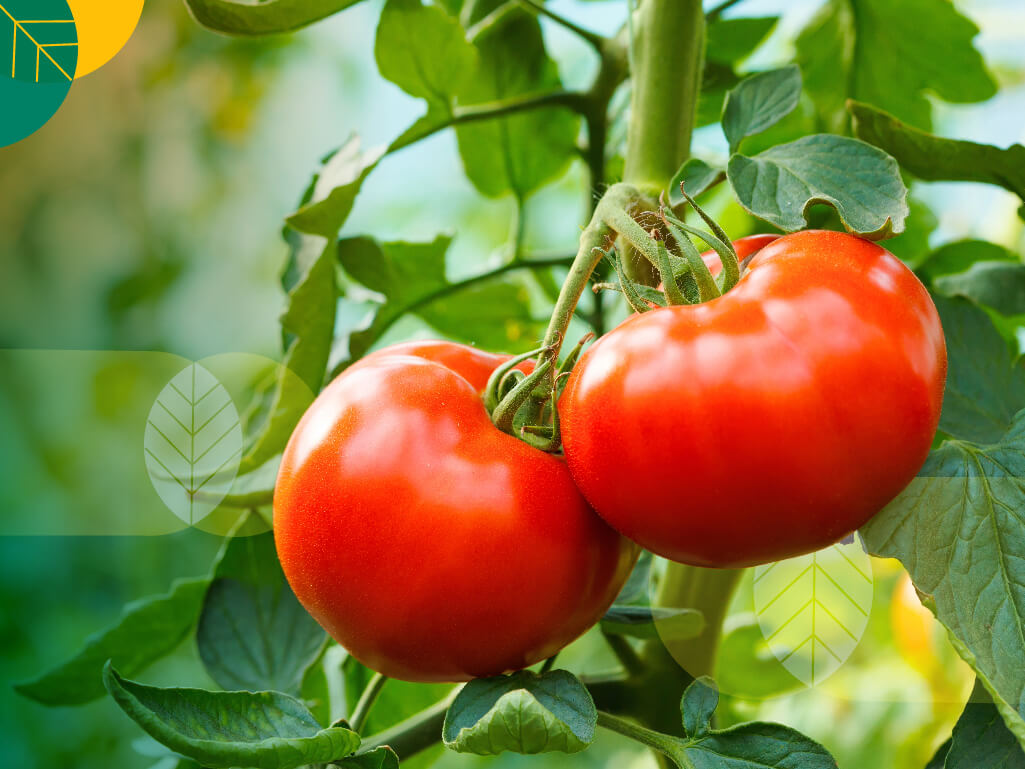
#> input picture Beranda_tomat.jpeg, 1025 x 769 px
$ python -i tomato.py   (imports and definitions only)
#> lines starting #> are read from the running program, lines starting #| are printed output that depends on the picture; after the words box and inside, x2 and y2 are one past the last pixel; in counts of white or black regions, pixels touching at a corner belong together
#> further down, picture is the input picture: PIL image 1025x769 RGB; mean R, G, B 127.9, 125.5, 61.5
# -*- coding: utf-8 -*-
"""tomato.py

Automatically generated by Colab.

Original file is located at
    https://colab.research.google.com/drive/1yfhPV7nWzlKu0Y67nLN3MbjoKUTKY1ba
"""

# tomato_gate.py
import numpy as np, cv2
from PIL import Image

# --- Mask LAB: stabil ke bayangan; tangkap hijau–kuning–cokelat daun ---
def _leaf_mask_lab(img_rgb,
                   L_min=25, L_max=245,
                   a_green_max=-5, a_brown_min=12, b_yellow_min=10):
#> called with L_min = 25, L_max = 245, a_green_max = -5, a_brown_min = 12, b_yellow_min = 10
    lab = cv2.cvtColor(img_rgb, cv2.COLOR_RGB2LAB)
#> lab: shape (769, 1025, 3); mean of channels 0, 1, 2 137.4, 120.7, 164.1
    L,A,B = lab[...,0], lab[...,1], lab[...,2]
    a = A.astype(np.int16) - 128
    b = B.astype(np.int16) - 128
    green  = (a <= a_green_max) & (L >= L_min) & (L <= L_max)
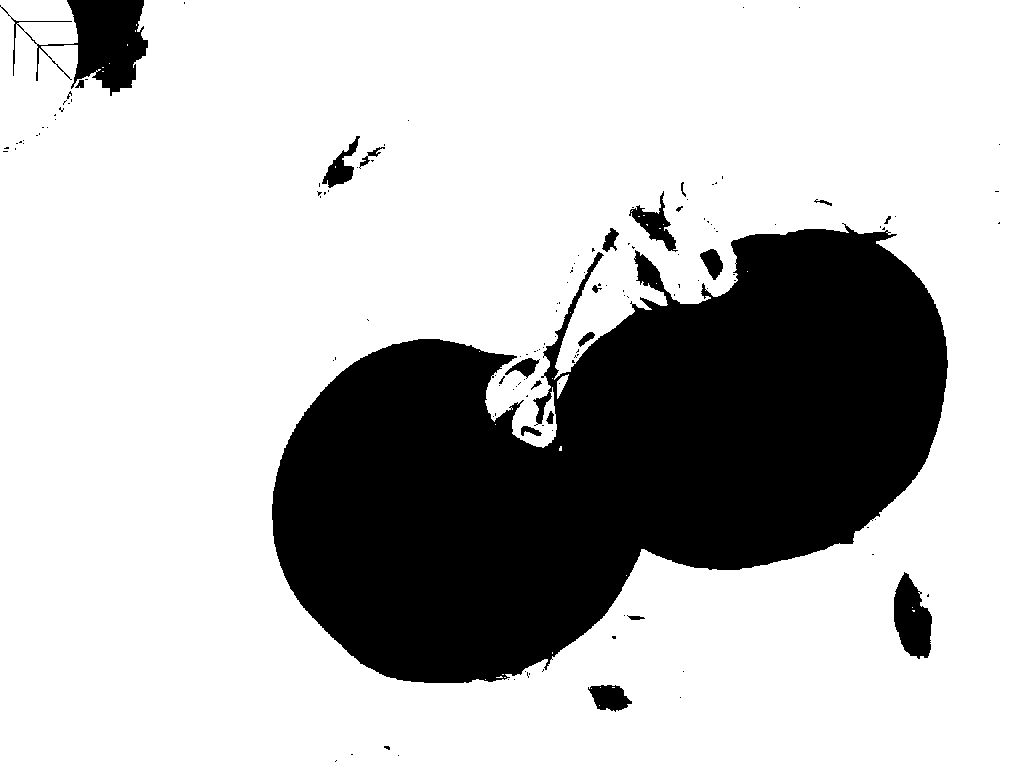
#> green: shape (769, 1025) bool; 74.7% white; 139 black regions (118 under 20 px), largest, box (x1, y1, x2, y2) and area: (272, 223, 948, 683) 186759, (0, 0, 148, 96) 5854, (894, 572, 932, 659) 2219
    yellow = (a >  a_green_max) & (a < a_brown_min) & (b >= b_yellow_min) & (L >= L_min) & (L <= L_max)
#> yellow: shape (769, 1025) bool; 2.1% white; 358 white regions (300 under 20 px), largest, box (x1, y1, x2, y2) and area: (0, 0, 148, 96) 5710, (894, 572, 932, 659) 2203, (533, 252, 604, 451) 1153
    brown  = (a >= a_brown_min) & (b >= b_yellow_min) & (L >= L_min)
#> brown: shape (769, 1025) bool; 22.2% white; 121 white regions (106 under 20 px), largest, box (x1, y1, x2, y2) and area: (273, 229, 947, 682) 173764, (511, 359, 536, 376) 241, (706, 258, 722, 276) 192
    m = (green | yellow | brown).astype(np.uint8)
#> m: shape (769, 1025); values 0 (black) and 1 (white), 99% white; 100 black regions (79 under 20 px), largest, box (x1, y1, x2, y2) and area: (298, 354, 424, 462) 2932, (583, 333, 622, 389) 882, (588, 685, 632, 712) 790
    m = cv2.morphologyEx(m, cv2.MORPH_OPEN,  np.ones((5,5), np.uint8))
#> m: shape (769, 1025); values 0 (black) and 1 (white), 99% white; 80 black regions (60 under 20 px), largest, box (x1, y1, x2, y2) and area: (298, 339, 438, 462) 3284, (583, 333, 622, 389) 921, (326, 136, 385, 188) 903
    m = cv2.morphologyEx(m, cv2.MORPH_CLOSE, np.ones((7,7), np.uint8))
#> m: shape (769, 1025); values 0 (black) and 1 (white), 99.2% white; 12 black regions, largest, box (x1, y1, x2, y2) and area: (299, 355, 416, 457) 2917, (584, 336, 616, 384) 843, (591, 685, 628, 711) 785
    m = cv2.dilate(m, np.ones((3,3), np.uint8), 1)
#> m: shape (769, 1025); values 0 (black) and 1 (white), 99.4% white; 12 black regions, largest, box (x1, y1, x2, y2) and area: (300, 356, 415, 456) 2479, (585, 337, 615, 383) 681, (592, 686, 627, 710) 663
    return m

# --- (opsional) Mask HSV: longgar; bisa digabung ke union jika perlu ---
def _leaf_mask_hsv(img_rgb):
    hsv = cv2.cvtColor(img_rgb, cv2.COLOR_RGB2HSV)
#> hsv: shape (769, 1025, 3); mean H, S, V 39.5, 170.7, 157.9
    H,S,V = hsv[...,0], hsv[...,1], hsv[...,2]
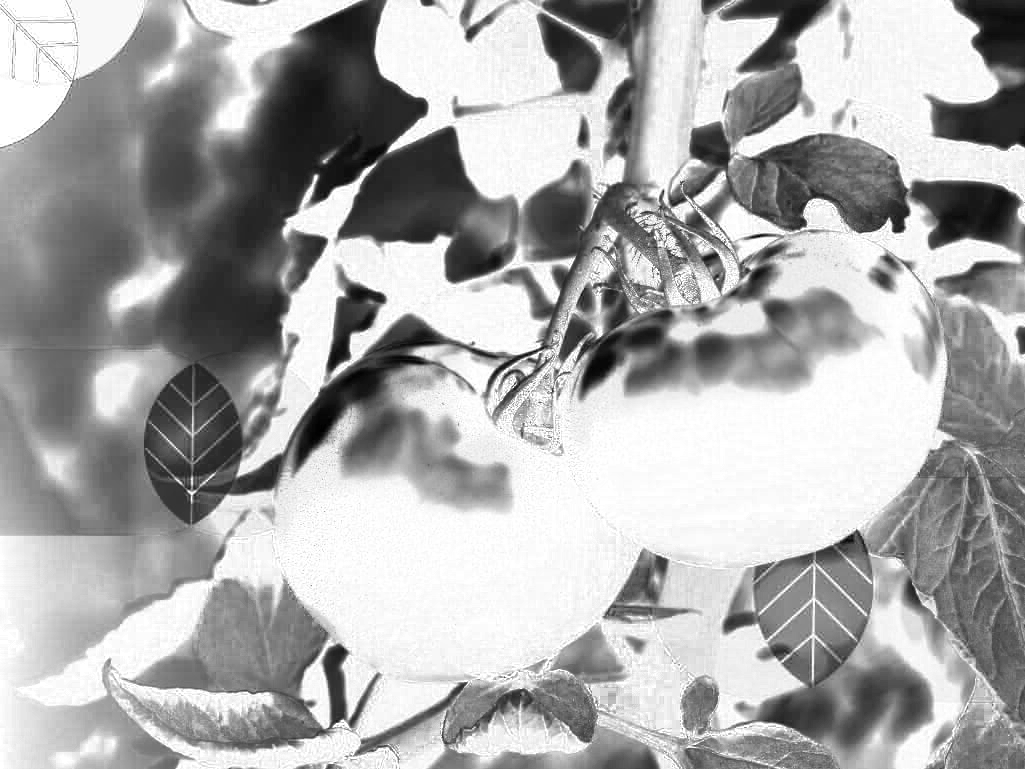
#> S: shape (769, 1025); min 0, max 255, mean 170.7
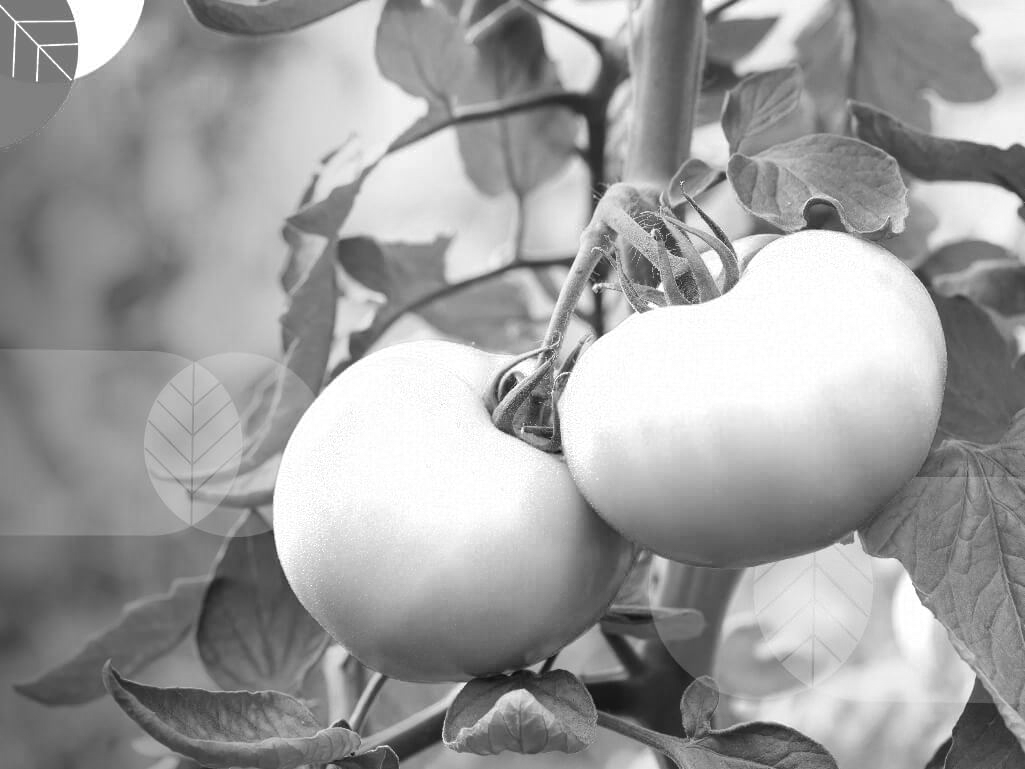
#> V: shape (769, 1025); min 11, max 255, mean 157.9
    green  = (H>=35)&(H<=85)&(S>=28)&(V>=40)
#> green: shape (769, 1025) bool; 65.2% white; 380 black regions (313 under 20 px), largest, box (x1, y1, x2, y2) and area: (260, 216, 948, 687) 202381, (0, 0, 264, 224) 25061, (843, 552, 976, 769) 10849
    yellow = (H>=20)&(H<=34)&(S>=35)&(V>=50)
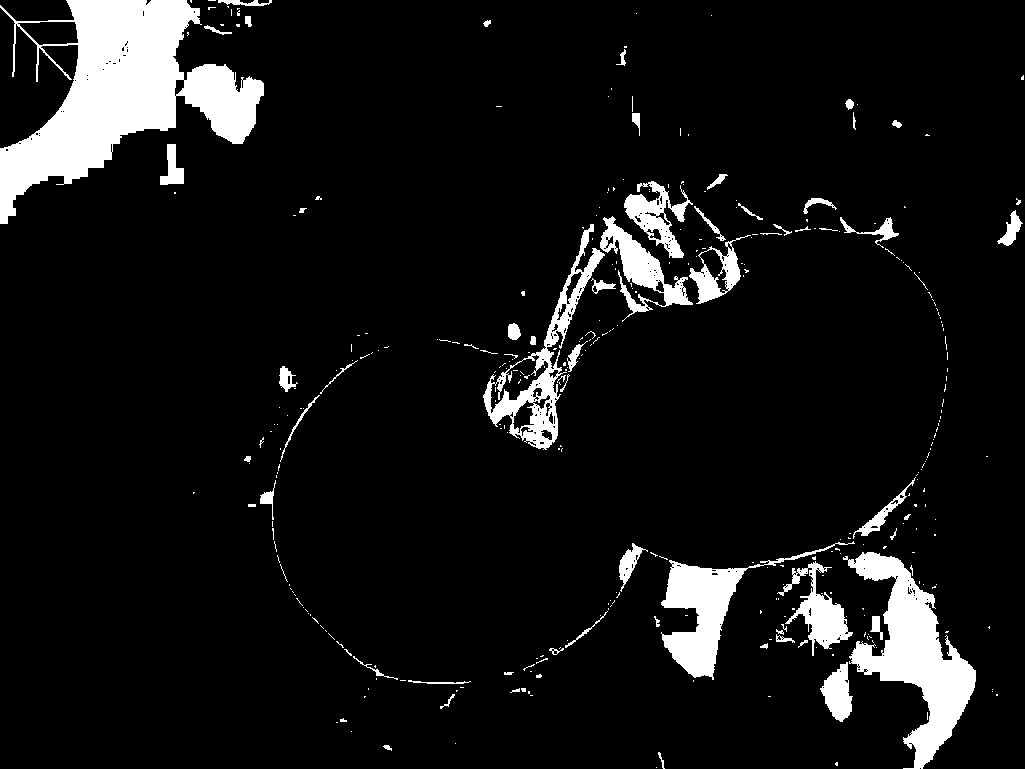
#> yellow: shape (769, 1025) bool; 8% white; 350 white regions (284 under 20 px), largest, box (x1, y1, x2, y2) and area: (0, 0, 264, 224) 25010, (843, 552, 976, 769) 10820, (661, 541, 855, 680) 5722
    m = np.where(green | yellow, 1, 0).astype(np.uint8)
#> m: shape (769, 1025); values 0 (black) and 1 (white), 73.3% white; 322 black regions (282 under 20 px), largest, box (x1, y1, x2, y2) and area: (273, 228, 948, 684) 182755, (317, 53, 425, 198) 4140, (365, 131, 453, 200) 3351
    m = cv2.morphologyEx(m, cv2.MORPH_OPEN,  np.ones((5,5), np.uint8))
#> m: shape (769, 1025); values 0 (black) and 1 (white), 73% white; 192 black regions (152 under 20 px), largest, box (x1, y1, x2, y2) and area: (273, 228, 948, 684) 184223, (317, 3, 453, 200) 9085, (932, 183, 1012, 243) 3088
    m = cv2.morphologyEx(m, cv2.MORPH_CLOSE, np.ones((7,7), np.uint8))
#> m: shape (769, 1025); values 0 (black) and 1 (white), 73.5% white; 21 black regions, largest, box (x1, y1, x2, y2) and area: (273, 229, 948, 684) 183430, (318, 78, 453, 200) 7664, (933, 183, 1009, 242) 3031
    m = cv2.dilate(m, np.ones((3,3), np.uint8), 1)
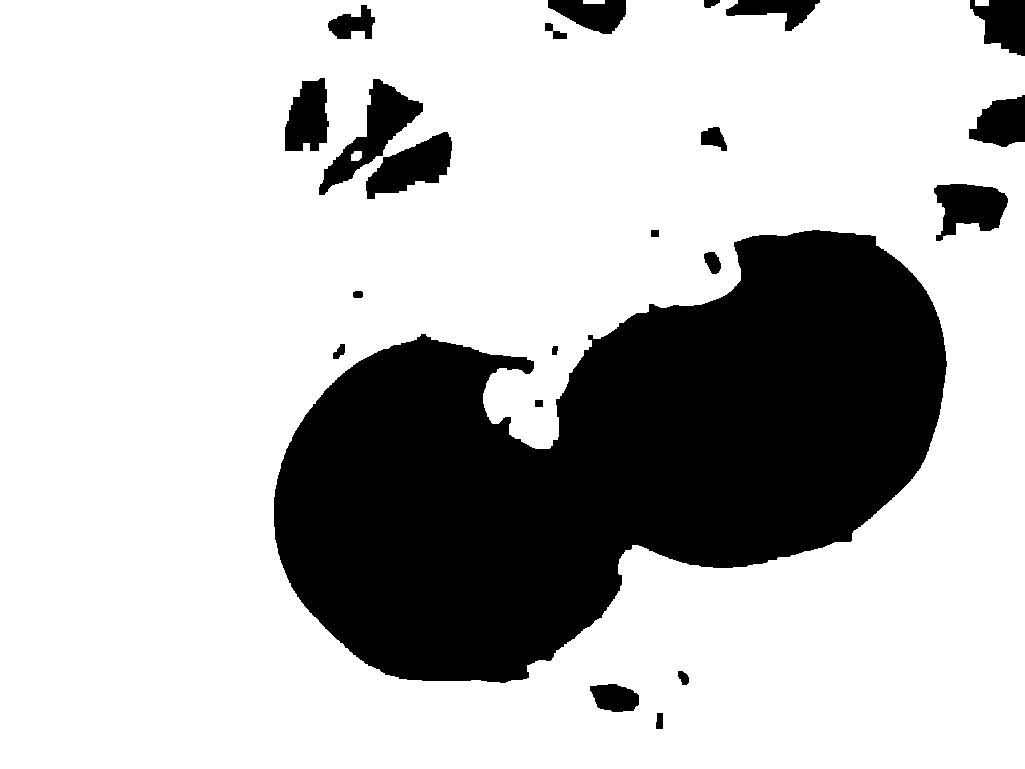
#> m: shape (769, 1025); values 0 (black) and 1 (white), 74.2% white; 22 black regions, largest, box (x1, y1, x2, y2) and area: (274, 230, 947, 683) 180700, (319, 79, 423, 195) 3768, (366, 132, 452, 199) 3098
    return m

def _largest_component_stats(mask01):
    num, labels = cv2.connectedComponents(mask01)
#> num = 2
    if num <= 1: return 0.0, 0, 0.0
    best, area = 0, 0
    for lb in range(1, num):
        a = int((labels==lb).sum())
        if a > area: best, area = lb, a
#> this loop made 1 pass
#> (a, best, area) on pass 1: (783190, 1, 783190)
#> after the loop, area = 783190; best = 1
    comp = (labels==best).astype(np.uint8)
    frac = comp.mean()
#> frac = 0.994
    cnts,_ = cv2.findContours(comp, cv2.RETR_EXTERNAL, cv2.CHAIN_APPROX_SIMPLE)
#> cnts = [[[0, 0], [0, 768], [1024, 768], [1024, 0]]]
    if not cnts: return float(frac), int(area), 0.0
    cnt  = max(cnts, key=cv2.contourArea)
#> cnt = [[0, 0], [0, 768], [1024, 768], [1024, 0]]
    a    = cv2.contourArea(cnt)
#> a = 786432
    hull = cv2.convexHull(cnt)
#> hull = [[1024, 0], [1024, 768], [0, 768], [0, 0]]
    ha   = cv2.contourArea(hull) if hull is not None else 1.0
#> ha = 786432
    return float(frac), int(a), float(a/(ha+1e-6))

def tomato_gate(pil_image, mode="union",
                min_mask_frac=0.08, max_mask_frac=0.95, min_solidity=0.25):
    """
    mode: 'lab' | 'hsv' | 'union' (LAB ∪ HSV)
    return (accept:bool, info:dict{mask_frac, mask_area, solidity, reasons, mask})
    """
    rgb = np.array(pil_image.convert("RGB"))
    m_lab = _leaf_mask_lab(rgb) if mode in ("lab","union") else None
    m_hsv = _leaf_mask_hsv(rgb) if mode in ("hsv","union") else None
    if mode == "lab":   m = m_lab
    elif mode == "hsv": m = m_hsv
    else:               m = ((m_lab | m_hsv) > 0).astype(np.uint8)

    frac, area, sol = _largest_component_stats(m)
#> frac = 0.994; area = 786432; sol = 1
    reasons = []
    if frac < min_mask_frac: reasons.append(f"mask terlalu kecil ({frac:.2f})")
    if frac > max_mask_frac: reasons.append(f"mask terlalu besar ({frac:.2f})")
    if sol  < min_solidity:  reasons.append(f"solidity rendah ({sol:.2f})")
    return (len(reasons)==0), {"mask_frac":frac, "mask_area":area, "solidity":sol, "reasons":reasons, "mask":m}

def draw_mask_overlay(pil_image, mask01, alpha=0.45):
    rgb = np.array(pil_image.convert("RGB"))
    color = np.zeros_like(rgb); color[...,1] = 255  # hijau
    overlay = (mask01[...,None]*color) + ((1-mask01[...,None])*rgb)
    out = (alpha*overlay + (1-alpha)*rgb).astype(np.uint8)
    return Image.fromarray(out)

>>> from PIL import Image
>>> picture = Image.open('Beranda_tomat.jpeg')
>>> result = tomato_gate(picture)
